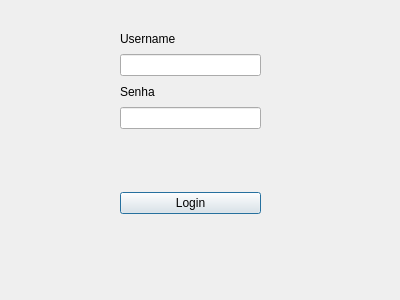
<?xml version="1.0" encoding="UTF-8"?>
<ui version="4.0">
 <class>janela_login</class>
 <widget class="QDialog" name="janela_login">
  <property name="geometry">
   <rect>
    <x>0</x>
    <y>0</y>
    <width>400</width>
    <height>300</height>
   </rect>
  </property>
  <property name="windowTitle">
   <string>Dialog</string>
  </property>
  <widget class="QWidget" name="layoutWidget">
   <property name="geometry">
    <rect>
     <x>120</x>
     <y>30</y>
     <width>141</width>
     <height>184</height>
    </rect>
   </property>
   <layout class="QVBoxLayout" name="central_vertical_layout">
    <item>
     <layout class="QVBoxLayout" name="verticalLayout">
      <item>
       <widget class="QLabel" name="label_2">
        <property name="text">
         <string>Username</string>
        </property>
       </widget>
      </item>
      <item>
       <widget class="QLineEdit" name="txt_login_username"/>
      </item>
     </layout>
    </item>
    <item>
     <layout class="QVBoxLayout" name="verticalLayout_2">
      <item>
       <widget class="QLabel" name="label_3">
        <property name="text">
         <string>Senha</string>
        </property>
       </widget>
      </item>
      <item>
       <widget class="QLineEdit" name="txt_login_senha"/>
      </item>
     </layout>
    </item>
    <item>
     <spacer name="verticalSpacer">
      <property name="orientation">
       <enum>Qt::Vertical</enum>
      </property>
      <property name="sizeType">
       <enum>QSizePolicy::Minimum</enum>
      </property>
      <property name="sizeHint" stdset="0">
       <size>
        <width>10</width>
        <height>5</height>
       </size>
      </property>
     </spacer>
    </item>
    <item>
     <widget class="QLabel" name="label_conexao_bd">
      <property name="text">
       <string/>
      </property>
     </widget>
    </item>
    <item>
     <widget class="QPushButton" name="btn_login">
      <property name="text">
       <string>Login</string>
      </property>
      <property name="checkable">
       <bool>false</bool>
      </property>
     </widget>
    </item>
   </layout>
  </widget>
 </widget>
 <resources/>
 <connections/>
</ui>
